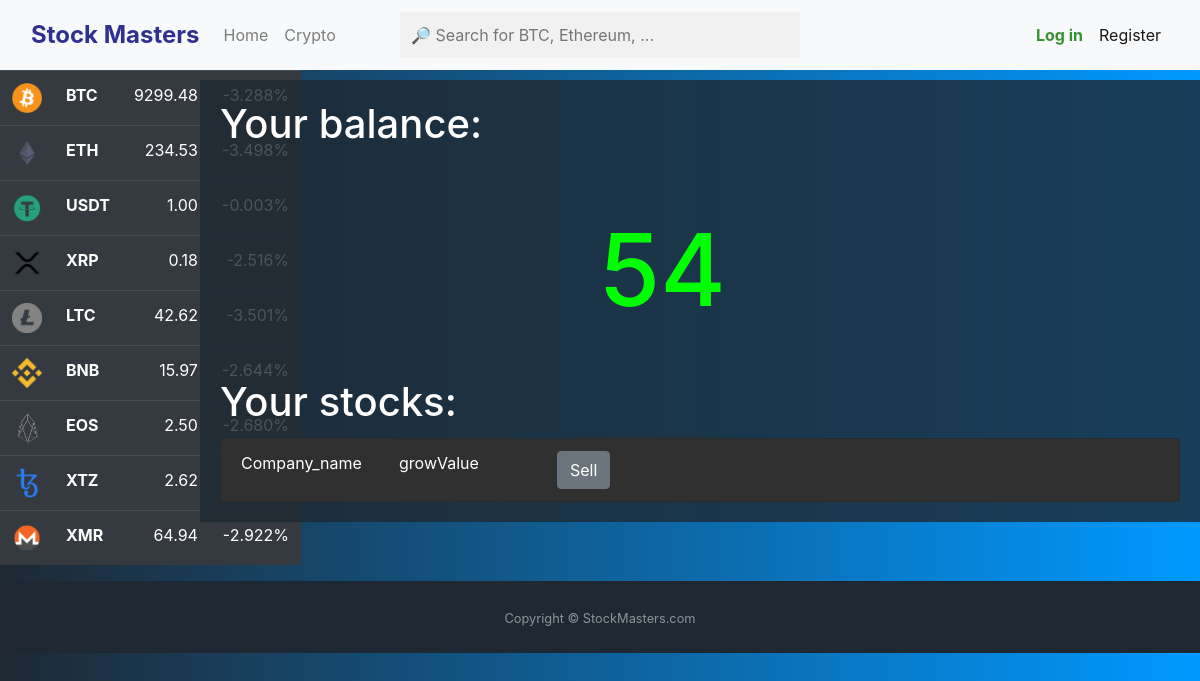
Page /portfolio on the earlier database version.
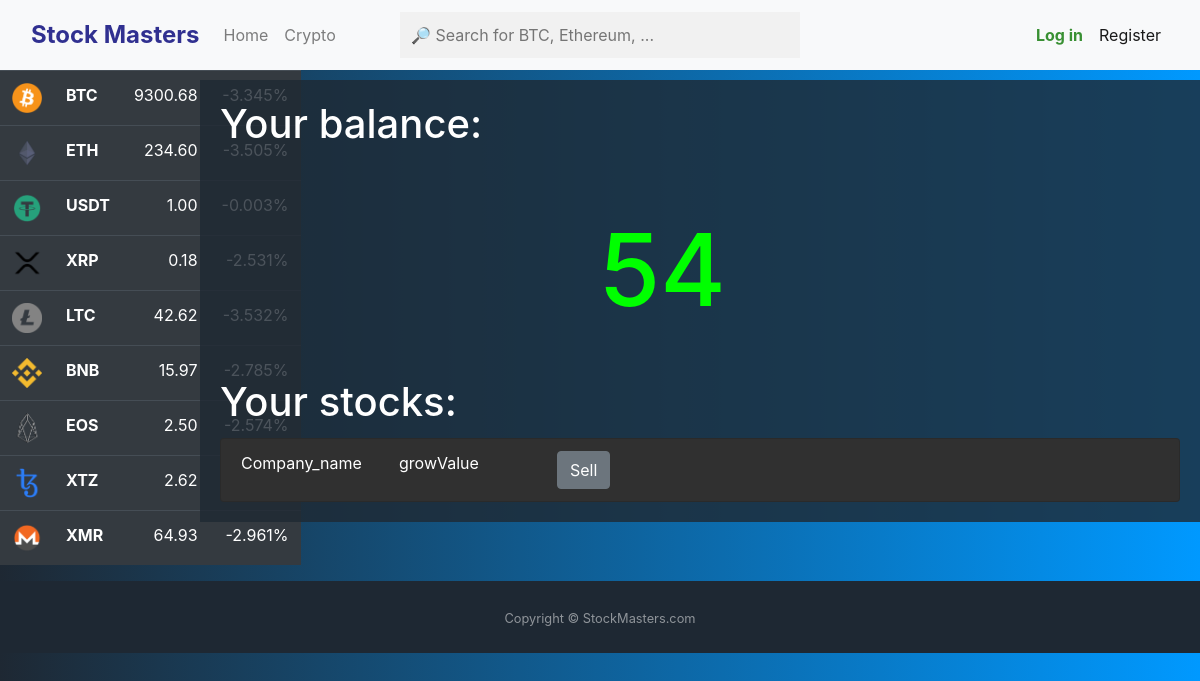
Same page on the later database version.
### currencies/models.py (models this page shows)
class Currency(models.Model):
    id = models.TextField(primary_key=True, max_length=30, null=False)
    symbol = models.TextField(max_length=10)
    current_price = models.DecimalField(max_digits=20, decimal_places=2)
    market_cap = models.DecimalField(max_digits=20, decimal_places=2)
    total_volume = models.DecimalField(max_digits=20, decimal_places=2)
    high_24h = models.DecimalField(max_digits=20, decimal_places=2)
    low_24h = models.DecimalField(max_digits=20, decimal_places=2)
    price_change_24h = models.DecimalField(max_digits=20, decimal_places=2)
    price_change_percentage_24h = models.FloatField()

### portfolio/views.py (the view)
# urls.py: path('portfolio', views.portfolio, name="portfolio"),
def portfolio(request):
	return render(request, 'portfolio/portfolio.html', context={"growValue": 54})

### currencies/context_processors.py (called while the page is built)
def extras(request):
    currencies = Currency.objects.all()
    return {'currencies': currencies}

### portfolio/templates/portfolio/portfolio.html (shortened to what this page needs)
{% extends 'side_panel/side_panel.html' %}
{% block content %}
{% load static %}
<link rel="stylesheet" type="text/css" href="{% static 'portfolio/portfolioStyle.css' %}" />
<div class="portfolio-dark portfolio-stocks-panel-dark card-body" style="margin-top: 10px;">
    <h1 class = "portfolio-stocks-balance-title-dark card-title">Your balance: </h1>
    <h2 id = "growValue" class="card-text mx-auto portfolio-stocks-balance-text-dark" style="width: 200px; padding-top: 50px;">{{growValue}}</h2>
</div>
<div class="portfolio-stocks-panel-dark card-body">
    <h1 class="portfolio-stocks-balance-title-dark  card-title"> Your stocks: </h1>
    <ul class="list-group">
        <li class="list-group-item portfolio-stocks-list-item-dark">
            <div class = "row">
                <div class="col-sm-2"> Company_name </div>
                <div class="col-sm-2"> growValue </div>
                <div class= col-sm-2 >
                    <button class="btn btn-secondary">
                        Sell
                    </button>
                </div>
            </div>
        </li>
    </ul>
</div>
{% endblock %}

### currencies/templates/currencies/current_prices.html (shortened to what this page needs)
{% load static %}
<link rel="stylesheet" href="https://stackpath.bootstrapcdn.com/bootstrap/4.4.1/css/bootstrap.min.css">
<link rel="stylesheet" type="text/css" href="{% static 'currencies/current_prices.css' %}">
<table class="table table-dark">
  <tbody>
  {% for currency in currencies %}
    <tr class="currency-price-row">
      <td><img class="crypto-icon-medium" src="/static/currencies/crypto_icons/{{ currency.id }}.webp" alt="error"/></td>
      <td style="font-weight: bold">{{ currency.symbol|upper }}</td>
      <td id="{{ currency.id }}_price" class="text-right">{{ currency.current_price }}</td>
      <td class="text-right red_green_yellow">{{ currency.price_change_percentage_24h|floatformat:3 }}%</td>
    </tr>
  {% endfor %}
  </tbody>
</table>

Differences in the rows shown:
changed Currency "BTC": current_price "9299.48" → "9300.68"; price_change_percentage_24h "-3.288" → "-3.345"
changed Currency "ETH": current_price "234.53" → "234.60"; price_change_percentage_24h "-3.498" → "-3.505"
changed Currency "XRP": price_change_percentage_24h "-2.516" → "-2.531"
changed Currency "LTC": price_change_percentage_24h "-3.501" → "-3.532"
changed Currency "BNB": price_change_percentage_24h "-2.644" → "-2.785"
changed Currency "EOS": price_change_percentage_24h "-2.680" → "-2.574"
changed Currency "XMR": current_price "64.94" → "64.93"; price_change_percentage_24h "-2.922" → "-2.961"
